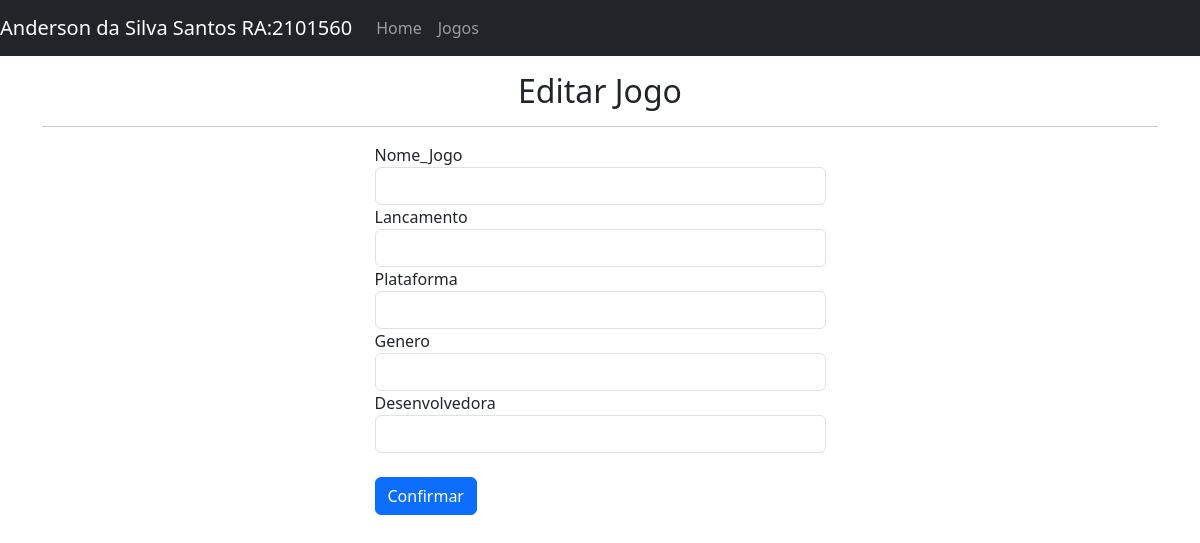
/edit_game/1, run on an earlier commit of the app's database.
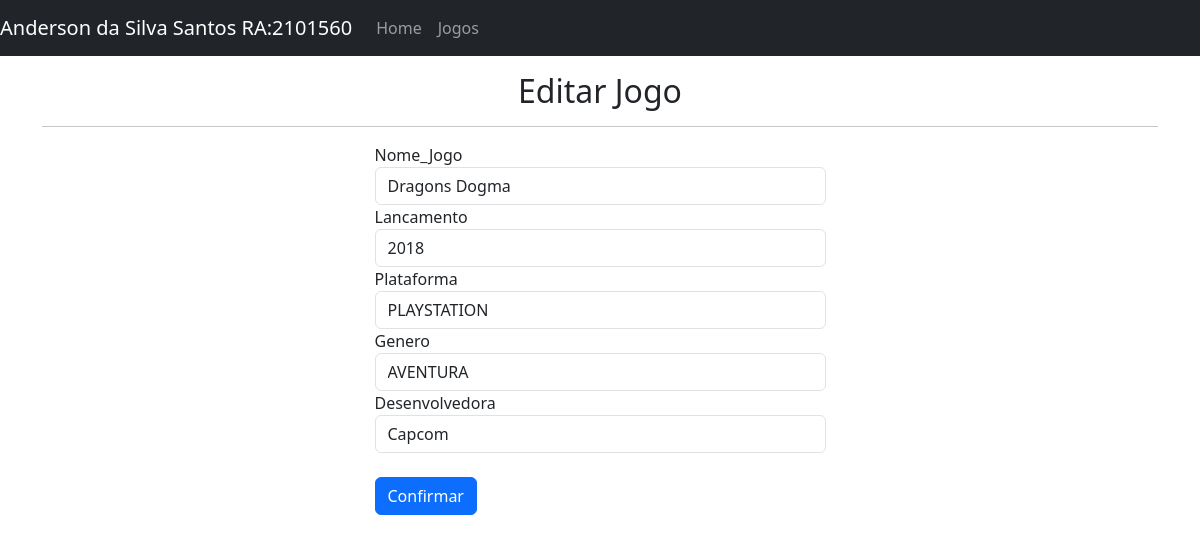
And on a later commit of the database.
### tables this page shows
CREATE TABLE registro_jogo (
    ID INTEGER PRIMARY KEY AUTOINCREMENT,
    NOME_JOGO TEXT,
    LANCAMENTO TEXT,
    PLATAFORMA TEXT,
    GENERO TEXT,
    DESENVOLVEDORA TEXT
);

### jogos.py (the view, shortened to what this page needs)
@app.route("/edit_game/<string:id>", methods=["POST","GET"])
def edit_game(id):
    con = sql.connect ('registro_jogo.db')
    con.row_factory=sql.Row
    cur = con.cursor()
    cur.execute("select * from registro_jogo where ID=?", (id))
    data=cur.fetchone()
    return render_template("edit_game.html", datas=data)

### templates/edit_game.html (shortened to what this page needs)
{% extends 'layout.html' %}
{% block body %}
<h2 style="text-align: center;">Editar Jogo</h2>
    <hr>
<div class="row">
    <div class="col-5 mx-auto">
        <form method="post" action="{{url_for('edit_game', id=datas.ID)}}">
            <div class="form-group">
                <label>Nome_Jogo</label>
                <input type="text" name="nome_jogo" required class="form-control" value="{{datas.NOME_JOGO}}">
            </div>
            <div class="form-group">
                <label>Lancamento</label>
                <input type="text" name="lancamento" required class="form-control" value="{{datas.LANCAMENTO}}">
            </div>
            <div class="form-group">
                <label>Plataforma</label>
                <input type="text" name="plataforma" required class="form-control" value="{{datas.PLATAFORMA}}">
            </div>
            <div class="form-group">
                <label>Genero</label>
                <input type="text" name="genero" required class="form-control" value="{{datas.GENERO}}">
            </div>
            <div class="form-group">
                <label>Desenvolvedora</label>
                <input type="text" name="desenvolvedora" required class="form-control" value="{{datas.DESENVOLVEDORA}}">
            </div>
            <input type="submit" value="Confirmar" class="btn btn-primary">
        </form>
    </div>
</div>
{% endblock %}

What changed in the data, as far as the page shows it:
added registro_jogo: nome_jogo "Dragons Dogma", lancamento "2018", plataforma "PLAYSTATION", genero "AVENTURA", desenvolvedora "Capcom"
